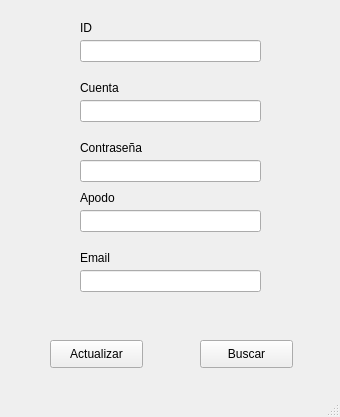
<?xml version="1.0" encoding="UTF-8"?>
<ui version="4.0">
 <class>ActualizarJugador</class>
 <widget class="QMainWindow" name="ActualizarJugador">
  <property name="geometry">
   <rect>
    <x>0</x>
    <y>0</y>
    <width>340</width>
    <height>417</height>
   </rect>
  </property>
  <property name="windowTitle">
   <string>Actualizar Jugador</string>
  </property>
  <widget class="QWidget" name="centralwidget">
   <widget class="QLineEdit" name="txtApodo">
    <property name="geometry">
     <rect>
      <x>80</x>
      <y>210</y>
      <width>181</width>
      <height>22</height>
     </rect>
    </property>
   </widget>
   <widget class="QPushButton" name="btnActualizar">
    <property name="geometry">
     <rect>
      <x>50</x>
      <y>340</y>
      <width>93</width>
      <height>28</height>
     </rect>
    </property>
    <property name="text">
     <string>Actualizar</string>
    </property>
   </widget>
   <widget class="QLineEdit" name="txtEmail">
    <property name="geometry">
     <rect>
      <x>80</x>
      <y>270</y>
      <width>181</width>
      <height>22</height>
     </rect>
    </property>
   </widget>
   <widget class="QLabel" name="label_2">
    <property name="geometry">
     <rect>
      <x>80</x>
      <y>80</y>
      <width>55</width>
      <height>16</height>
     </rect>
    </property>
    <property name="text">
     <string>Cuenta</string>
    </property>
   </widget>
   <widget class="QPushButton" name="btnBuscar">
    <property name="geometry">
     <rect>
      <x>200</x>
      <y>340</y>
      <width>93</width>
      <height>28</height>
     </rect>
    </property>
    <property name="text">
     <string>Buscar</string>
    </property>
   </widget>
   <widget class="QLineEdit" name="txtID">
    <property name="geometry">
     <rect>
      <x>80</x>
      <y>40</y>
      <width>181</width>
      <height>22</height>
     </rect>
    </property>
   </widget>
   <widget class="QLabel" name="label">
    <property name="geometry">
     <rect>
      <x>80</x>
      <y>20</y>
      <width>55</width>
      <height>16</height>
     </rect>
    </property>
    <property name="text">
     <string>ID</string>
    </property>
   </widget>
   <widget class="QLabel" name="label_3">
    <property name="geometry">
     <rect>
      <x>80</x>
      <y>140</y>
      <width>71</width>
      <height>16</height>
     </rect>
    </property>
    <property name="text">
     <string>Contraseña</string>
    </property>
   </widget>
   <widget class="QLabel" name="label_5">
    <property name="geometry">
     <rect>
      <x>80</x>
      <y>250</y>
      <width>55</width>
      <height>16</height>
     </rect>
    </property>
    <property name="text">
     <string>Email</string>
    </property>
   </widget>
   <widget class="QLineEdit" name="txtCuenta">
    <property name="geometry">
     <rect>
      <x>80</x>
      <y>100</y>
      <width>181</width>
      <height>22</height>
     </rect>
    </property>
   </widget>
   <widget class="QLabel" name="label_4">
    <property name="geometry">
     <rect>
      <x>80</x>
      <y>190</y>
      <width>55</width>
      <height>16</height>
     </rect>
    </property>
    <property name="text">
     <string>Apodo</string>
    </property>
   </widget>
   <widget class="QLineEdit" name="txtContrasena">
    <property name="geometry">
     <rect>
      <x>80</x>
      <y>160</y>
      <width>181</width>
      <height>22</height>
     </rect>
    </property>
   </widget>
  </widget>
  <widget class="QStatusBar" name="statusbar"/>
 </widget>
 <resources/>
 <connections/>
</ui>
